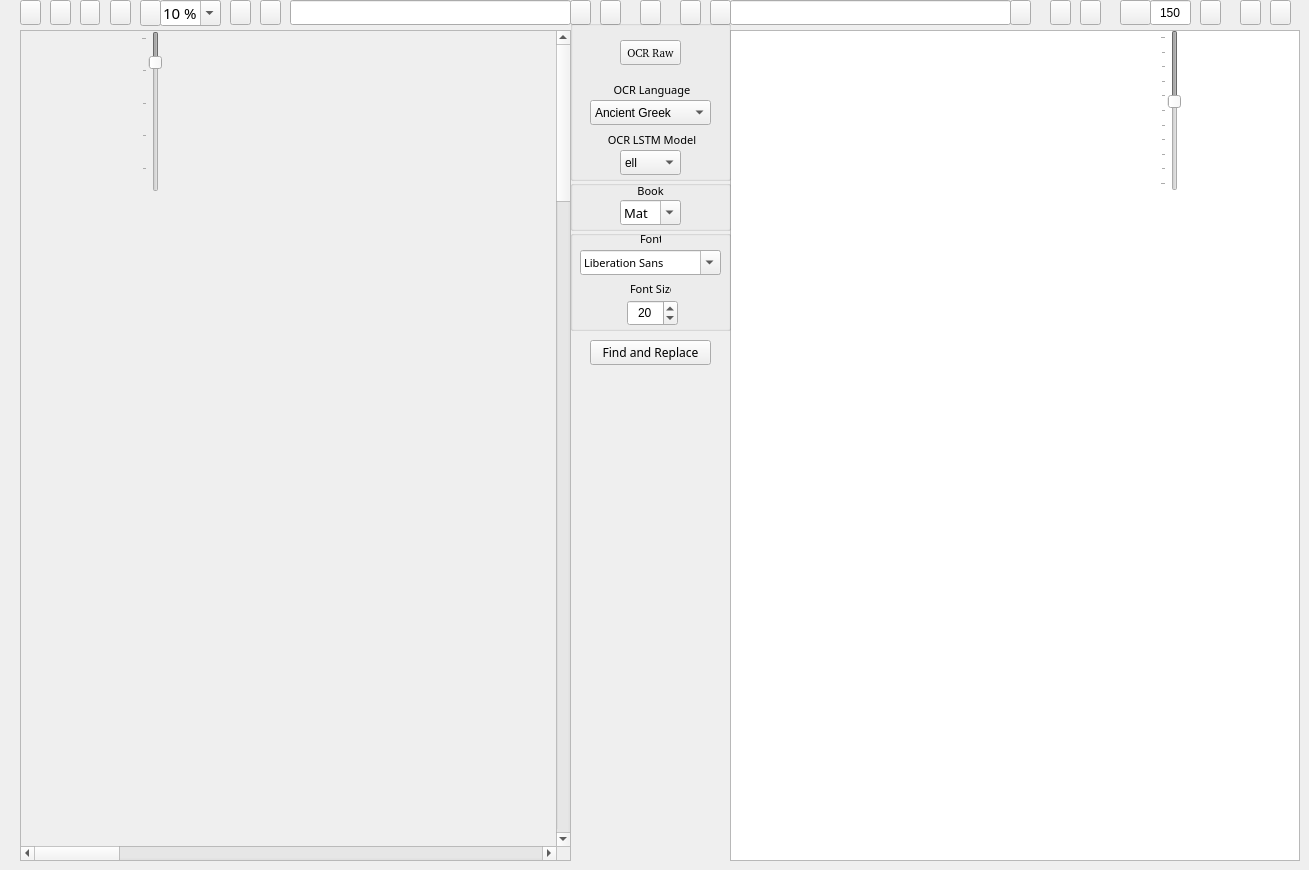
  <widget class="QWidget" name="centralwidget">
   <widget class="QScrollArea" name="ImagescrollArea">
    <property name="geometry">
     <rect>
      <x>20</x>
      <y>30</y>
      <width>551</width>
      <height>831</height>
     </rect>
    </property>
    <property name="sizePolicy">
     <sizepolicy hsizetype="Preferred" vsizetype="Preferred">
      <horstretch>0</horstretch>
      <verstretch>0</verstretch>
     </sizepolicy>
    </property>
    <property name="minimumSize">
     <size>
      <width>501</width>
      <height>600</height>
     </size>
    </property>
    <property name="widgetResizable">
     <bool>true</bool>
    </property>
    <property name="alignment">
     <set>Qt::AlignLeading|Qt::AlignLeft|Qt::AlignTop</set>
    </property>
    <widget class="QWidget" name="ImagescrollAreaWidgetContents">
     <property name="geometry">
      <rect>
       <x>0</x>
       <y>0</y>
       <width>3200</width>
       <height>4800</height>
      </rect>
     </property>
     <property name="sizePolicy">
      <sizepolicy hsizetype="Minimum" vsizetype="Minimum">
       <horstretch>0</horstretch>
       <verstretch>0</verstretch>
      </sizepolicy>
     </property>
     <property name="minimumSize">
      <size>
       <width>3200</width>
       <height>4800</height>
      </size>
     </property>
     <property name="sizeIncrement">
      <size>
       <width>0</width>
       <height>0</height>
      </size>
     </property>
     <property name="baseSize">
      <size>
       <width>520</width>
       <height>700</height>
      </size>
     </property>
     <widget class="QLabel" name="Image">
      <property name="geometry">
       <rect>
        <x>0</x>
        <y>2</y>
        <width>6800</width>
        <height>9600</height>
       </rect>
      </property>
      <property name="sizePolicy">
       <sizepolicy hsizetype="Expanding" vsizetype="Expanding">
        <horstretch>0</horstretch>
        <verstretch>0</verstretch>
       </sizepolicy>
      </property>
      <property name="minimumSize">
       <size>
        <width>3400</width>
        <height>4800</height>
       </size>
      </property>
      <property name="baseSize">
       <size>
        <width>520</width>
        <height>700</height>
       </size>
      </property>
      <property name="text">
       <string/>
      </property>
      <property name="scaledContents">
       <bool>false</bool>
      </property>
      <property name="alignment">
       <set>Qt::AlignLeading|Qt::AlignLeft|Qt::AlignTop</set>
      </property>
     </widget>
     <widget class="QSlider" name="Zoomslider">
      <property name="enabled">
       <bool>false</bool>
      </property>
      <property name="geometry">
       <rect>
        <x>120</x>
        <y>0</y>
        <width>21</width>
        <height>161</height>
       </rect>
      </property>
      <property name="toolTip">
       <string>Set current text line spacing</string>
      </property>
      <property name="minimum">
       <number>10</number>
      </property>
      <property name="maximum">
       <number>100</number>
      </property>
      <property name="singleStep">
       <number>1</number>
      </property>
      <property name="pageStep">
       <number>20</number>
      </property>
      <property name="value">
       <number>25</number>
      </property>
      <property name="sliderPosition">
       <number>25</number>
      </property>
      <property name="orientation">
       <enum>Qt::Vertical</enum>
      </property>
      <property name="invertedAppearance">
       <bool>true</bool>
      </property>
      <property name="tickPosition">
       <enum>QSlider::TicksAbove</enum>
      </property>
     </widget>
    </widget>
   </widget>
   <widget class="QLineEdit" name="ImageLE">
    <property name="geometry">
     <rect>
      <x>290</x>
      <y>0</y>
      <width>281</width>
      <height>25</height>
     </rect>
    </property>
    <property name="toolTip">
     <string>Current image name</string>
    </property>
   </widget>
   <widget class="QPushButton" name="EditCorrectedTextbutton">
    <property name="geometry">
     <rect>
      <x>1010</x>
      <y>0</y>
      <width>21</width>
      <height>25</height>
     </rect>
    </property>
    <property name="font">
     <font>
      <family>FROMVS [MAXR]</family>
      <pointsize>8</pointsize>
      <weight>50</weight>
      <italic>false</italic>
      <bold>false</bold>
     </font>
    </property>
    <property name="toolTip">
     <string>Open current text(.txt,.csv) file</string>
    </property>
    <property name="text">
     <string/>
    </property>
    <property name="icon">
     <iconset resource="../UI_Icons.qrc">
      <normaloff>:/Icons/Icons/folder-open-document-text.png</normaloff>:/Icons/Icons/folder-open-document-text.png</iconset>
    </property>
   </widget>
   <widget class="QPushButton" name="SaveAsOCRCorrTextbutton">
    <property name="geometry">
     <rect>
      <x>1240</x>
      <y>0</y>
      <width>21</width>
      <height>25</height>
     </rect>
    </property>
    <property name="font">
     <font>
      <family>FROMVS [MAXR]</family>
      <pointsize>8</pointsize>
      <weight>50</weight>
      <italic>false</italic>
      <bold>false</bold>
     </font>
    </property>
    <property name="toolTip">
     <string>Save current text file as...</string>
    </property>
    <property name="text">
     <string/>
    </property>
    <property name="icon">
     <iconset resource="../UI_Icons.qrc">
      <normaloff>:/Icons/Icons/disk-rename.png</normaloff>:/Icons/Icons/disk-rename.png</iconset>
    </property>
   </widget>
   <widget class="QPushButton" name="SaveOCRCorrTextbutton">
    <property name="geometry">
     <rect>
      <x>1270</x>
      <y>0</y>
      <width>21</width>
      <height>25</height>
     </rect>
    </property>
    <property name="font">
     <font>
      <family>FROMVS [MAXR]</family>
      <pointsize>8</pointsize>
      <weight>50</weight>
      <italic>false</italic>
      <bold>false</bold>
     </font>
    </property>
    <property name="toolTip">
     <string>Overwrite current text file</string>
    </property>
    <property name="text">
     <string/>
    </property>
    <property name="icon">
     <iconset resource="../UI_Icons.qrc">
      <normaloff>:/Icons/Icons/disk.png</normaloff>:/Icons/Icons/disk.png</iconset>
    </property>
   </widget>
   <widget class="QTextEdit" name="OCRText">
    <property name="geometry">
     <rect>
      <x>730</x>
      <y>30</y>
      <width>570</width>
      <height>831</height>
     </rect>
    </property>
    <property name="minimumSize">
     <size>
      <width>540</width>
      <height>600</height>
     </size>
    </property>
    <property name="font">
     <font>
      <family>FROMVS</family>
      <pointsize>8</pointsize>
      <weight>50</weight>
      <italic>false</italic>
      <bold>false</bold>
     </font>
    </property>
   </widget>
   <widget class="QPushButton" name="reloadTextbutton">
    <property name="geometry">
     <rect>
      <x>710</x>
      <y>0</y>
      <width>21</width>
      <height>25</height>
     </rect>
    </property>
    <property name="toolTip">
     <string>Reload current text</string>
    </property>
    <property name="text">
     <string/>
    </property>
    <property name="icon">
     <iconset resource="../UI_Icons.qrc">
      <normaloff>:/Icons/Icons/reload-text.png</normaloff>:/Icons/Icons/reload-text.png</iconset>
    </property>
   </widget>
   <widget class="QPushButton" name="reloadImagebutton">
    <property name="geometry">
     <rect>
      <x>570</x>
      <y>0</y>
      <width>21</width>
      <height>25</height>
     </rect>
    </property>
    <property name="toolTip">
     <string>Reload current image</string>
    </property>
    <property name="text">
     <string/>
    </property>
    <property name="icon">
     <iconset resource="../UI_Icons.qrc">
      <normaloff>:/Icons/Icons/reload.png</normaloff>:/Icons/Icons/reload.png</iconset>
    </property>
   </widget>
   <widget class="QPushButton" name="PrevImgButton">
    <property name="geometry">
     <rect>
      <x>230</x>
      <y>0</y>
      <width>21</width>
      <height>25</height>
     </rect>
    </property>
    <property name="toolTip">
     <string>Previous current image - !pair independent</string>
    </property>
    <property name="text">
     <string/>
    </property>
    <property name="icon">
     <iconset resource="../UI_Icons.qrc">
      <normaloff>:/Icons/Icons/back_image.png</normaloff>:/Icons/Icons/back_image.png</iconset>
    </property>
   </widget>
   <widget class="QPushButton" name="NextImgButton">
    <property name="geometry">
     <rect>
      <x>260</x>
      <y>0</y>
      <width>21</width>
      <height>25</height>
     </rect>
    </property>
    <property name="toolTip">
     <string>Next current image - !pair independent</string>
    </property>
    <property name="text">
     <string/>
    </property>
    <property name="icon">
     <iconset resource="../UI_Icons.qrc">
      <normaloff>:/Icons/Icons/forward_image.png</normaloff>:/Icons/Icons/forward_image.png</iconset>
    </property>
   </widget>
   <widget class="QPushButton" name="PrevTxtButton">
    <property name="geometry">
     <rect>
      <x>1050</x>
      <y>0</y>
      <width>21</width>
      <height>25</height>
     </rect>
    </property>
    <property name="toolTip">
     <string>Previous current text - !pair independent</string>
    </property>
    <property name="text">
     <string/>
    </property>
    <property name="icon">
     <iconset resource="../UI_Icons.qrc">
      <normaloff>:/Icons/Icons/back_text.png</normaloff>:/Icons/Icons/back_text.png</iconset>
    </property>
   </widget>
   <widget class="QPushButton" name="NextTxtButton">
    <property name="geometry">
     <rect>
      <x>1080</x>
      <y>0</y>
      <width>21</width>
      <height>25</height>
     </rect>
    </property>
    <property name="toolTip">
     <string>Next current text - !pair independent</string>
    </property>
    <property name="text">
     <string/>
    </property>
    <property name="icon">
     <iconset resource="../UI_Icons.qrc">
      <normaloff>:/Icons/Icons/forward_text.png</normaloff>:/Icons/Icons/forward_text.png</iconset>
    </property>
   </widget>
   <widget class="QPushButton" name="BothNextButton">
    <property name="geometry">
     <rect>
      <x>680</x>
      <y>0</y>
      <width>21</width>
      <height>25</height>
     </rect>
    </property>
    <property name="toolTip">
     <string>Next current image|text pair</string>
    </property>
    <property name="text">
     <string/>
    </property>
    <property name="icon">
     <iconset resource="../UI_Icons.qrc">
      <normaloff>:/Icons/Icons/ui-button-navigation.png</normaloff>:/Icons/Icons/ui-button-navigation.png</iconset>
    </property>
   </widget>
   <widget class="QPushButton" name="BothPrevButton">
    <property name="geometry">
     <rect>
      <x>600</x>
      <y>0</y>
      <width>21</width>
      <height>25</height>
     </rect>
    </property>
    <property name="toolTip">
     <string>Previous current image|text pair</string>
    </property>
    <property name="text">
     <string/>
    </property>
    <property name="icon">
     <iconset resource="../UI_Icons.qrc">
      <normaloff>:/Icons/Icons/ui-button-navigation-back.png</normaloff>:/Icons/Icons/ui-button-navigation-back.png</iconset>
    </property>
   </widget>
   <widget class="QPushButton" name="BothLoadButton">
    <property name="enabled">
     <bool>true</bool>
    </property>
    <property name="geometry">
     <rect>
      <x>640</x>
      <y>0</y>
      <width>21</width>
      <height>25</height>
     </rect>
    </property>
    <property name="toolTip">
     <string>Load current image|text pair</string>
    </property>
    <property name="text">
     <string/>
    </property>
    <property name="icon">
     <iconset resource="../UI_Icons.qrc">
      <normaloff>:/Icons/Icons/documents1.png</normaloff>:/Icons/Icons/documents1.png</iconset>
    </property>
   </widget>
   <widget class="QGroupBox" name="OCRgroupBox">
    <property name="geometry">
     <rect>
      <x>570</x>
      <y>20</y>
      <width>161</width>
      <height>161</height>
     </rect>
    </property>
    <property name="title">
     <string/>
    </property>
    <widget class="QComboBox" name="OCRlangComboBox">
     <property name="geometry">
      <rect>
       <x>20</x>
       <y>80</y>
       <width>121</width>
       <height>25</height>
      </rect>
     </property>
     <property name="toolTip">
      <string>Select OCR language</string>
     </property>
     <property name="locale">
      <locale language="English" country="UnitedStates"/>
     </property>
     <property name="editable">
      <bool>false</bool>
     </property>
     <item>
      <property name="text">
       <string>Ancient Greek</string>
      </property>
     </item>
     <item>
      <property name="text">
       <string>Middle Greek</string>
      </property>
     </item>
     <item>
      <property name="text">
       <string>Modern Greek</string>
      </property>
     </item>
     <item>
      <property name="text">
       <string>Hebrew</string>
      </property>
     </item>
     <item>
      <property name="text">
       <string>Latin</string>
      </property>
     </item>
    </widget>
    <widget class="QLabel" name="OCRlanglabel">
     <property name="geometry">
      <rect>
       <x>40</x>
       <y>60</y>
       <width>81</width>
       <height>20</height>
      </rect>
     </property>
     <property name="font">
      <font>
       <family>FROMVS</family>
       <pointsize>8</pointsize>
       <weight>50</weight>
       <italic>false</italic>
       <bold>false</bold>
      </font>
     </property>
     <property name="text">
      <string> OCR Language</string>
     </property>
     <property name="alignment">
      <set>Qt::AlignCenter</set>
     </property>
    </widget>
    <widget class="QLabel" name="OCRModellabel">
     <property name="geometry">
      <rect>
       <x>30</x>
       <y>110</y>
       <width>101</width>
       <height>20</height>
      </rect>
     </property>
     <property name="font">
      <font>
       <family>FROMVS</family>
       <pointsize>8</pointsize>
       <weight>50</weight>
       <italic>false</italic>
       <bold>false</bold>
      </font>
     </property>
     <property name="toolTip">
      <string>Select OCR LSTM model</string>
     </property>
     <property name="text">
      <string> OCR LSTM Model</string>
     </property>
     <property name="alignment">
      <set>Qt::AlignCenter</set>
     </property>
    </widget>
    <widget class="QComboBox" name="OCRModelComboBox">
     <property name="geometry">
      <rect>
       <x>50</x>
       <y>130</y>
       <width>61</width>
       <height>25</height>
      </rect>
     </property>
     <property name="toolTip">
      <string>Select OCR language model</string>
     </property>
     <property name="locale">
      <locale language="English" country="UnitedStates"/>
     </property>
     <property name="editable">
      <bool>false</bool>
     </property>
     <item>
      <property name="text">
       <string>ell</string>
      </property>
     </item>
     <item>
      <property name="text">
       <string>grc</string>
      </property>
     </item>
     <item>
      <property name="text">
       <string>feg</string>
      </property>
     </item>
     <item>
      <property name="text">
       <string>heb</string>
      </property>
     </item>
     <item>
      <property name="text">
       <string>feh</string>
      </property>
     </item>
     <item>
      <property name="text">
       <string>lat</string>
      </property>
     </item>
     <item>
      <property name="text">
       <string>fel</string>
      </property>
     </item>
    </widget>
    <widget class="QPushButton" name="OCRbutton">
     <property name="geometry">
      <rect>
       <x>50</x>
       <y>20</y>
       <width>61</width>
       <height>25</height>
      </rect>
     </property>
     <property name="font">
      <font>
       <family>FROMVS [MAXR]</family>
       <pointsize>8</pointsize>
       <weight>50</weight>
       <italic>false</italic>
       <bold>false</bold>
      </font>
     </property>
     <property name="toolTip">
      <string>OCR current image</string>
     </property>
     <property name="text">
      <string>OCR Raw</string>
     </property>
     <property name="icon">
      <iconset resource="../UI_Icons.qrc">
       <normaloff>:/Icons/Icons/ocr3.png</normaloff>:/Icons/Icons/ocr3.png</iconset>
     </property>
    </widget>
   </widget>
   <widget class="QLineEdit" name="TextLE">
    <property name="geometry">
     <rect>
      <x>730</x>
      <y>0</y>
      <width>281</width>
      <height>25</height>
     </rect>
    </property>
   </widget>
   <widget class="QGroupBox" name="SessiongroupBox">
    <property name="geometry">
     <rect>
      <x>570</x>
      <y>180</y>
      <width>161</width>
      <height>51</height>
     </rect>
    </property>
    <property name="title">
     <string/>
    </property>
    <widget class="QLabel" name="booklabel">
     <property name="geometry">
      <rect>
       <x>50</x>
       <y>0</y>
       <width>61</width>
       <height>21</height>
      </rect>
     </property>
     <property name="font">
      <font>
       <family>FROMVS</family>
       <pointsize>8</pointsize>
       <weight>50</weight>
       <italic>false</italic>
       <bold>false</bold>
      </font>
     </property>
     <property name="text">
      <string>Book</string>
     </property>
     <property name="alignment">
      <set>Qt::AlignCenter</set>
     </property>
    </widget>
    <widget class="QComboBox" name="bookComboBox">
     <property name="geometry">
      <rect>
       <x>50</x>
       <y>20</y>
       <width>61</width>
       <height>25</height>
      </rect>
     </property>
     <property name="font">
      <font>
       <family>FROMVS</family>
       <pointsize>10</pointsize>
       <weight>50</weight>
       <italic>false</italic>
       <bold>false</bold>
      </font>
     </property>
     <property name="toolTip">
      <string>Bible book current image|text directory</string>
     </property>
     <property name="editable">
      <bool>true</bool>
     </property>
     <item>
      <property name="text">
       <string>Mat</string>
      </property>
     </item>
     <item>
      <property name="text">
       <string>Mar</string>
      </property>
     </item>
     <item>
      <property name="text">
       <string>Luk</string>
      </property>
     </item>
     <item>
      <property name="text">
       <string>Joh</string>
      </property>
     </item>
     <item>
      <property name="text">
       <string>Act</string>
      </property>
     </item>
     <item>
      <property name="text">
       <string>Rom</string>
      </property>
     </item>
     <item>
      <property name="text">
       <string>1Co</string>
      </property>
     </item>
     <item>
      <property name="text">
       <string>2Co</string>
      </property>
     </item>
     <item>
      <property name="text">
       <string>Gal</string>
      </property>
     </item>
     <item>
      <property name="text">
       <string>Eph</string>
      </property>
     </item>
     <item>
      <property name="text">
       <string>Php</string>
      </property>
     </item>
     <item>
      <property name="text">
       <string>Col</string>
      </property>
     </item>
     <item>
      <property name="text">
       <string>1Th</string>
      </property>
     </item>
     <item>
      <property name="text">
       <string>2Th</string>
      </property>
     </item>
     <item>
      <property name="text">
       <string>1Ti</string>
      </property>
     </item>
     <item>
      <property name="text">
       <string>2Ti</string>
      </property>
     </item>
     <item>
      <property name="text">
       <string>Tit</string>
      </property>
     </item>
     <item>
      <property name="text">
       <string>Phm</string>
      </property>
     </item>
     <item>
      <property name="text">
       <string>Heb</string>
      </property>
     </item>
     <item>
      <property name="text">
       <string>Jas</string>
      </property>
     </item>
     <item>
      <property name="text">
       <string>1Pe</string>
      </property>
     </item>
     <item>
      <property name="text">
       <string>2Pe</string>
      </property>
     </item>
     <item>
      <property name="text">
       <string>1Jn</string>
      </property>
     </item>
     <item>
      <property name="text">
       <string>2Jn</string>
      </property>
     </item>
     <item>
      <property name="text">
       <string>3Jn</string>
      </property>
     </item>
     <item>
      <property name="text">
       <string>Jud</string>
      </property>
     </item>
     <item>
      <property name="text">
       <string>Rev</string>
      </property>
     </item>
    </widget>
   </widget>
   <widget class="QGroupBox" name="TextgroupBox">
    <property name="geometry">
     <rect>
      <x>570</x>
      <y>230</y>
      <width>161</width>
      <height>101</height>
     </rect>
    </property>
    <property name="title">
     <string/>
    </property>
    <widget class="QLabel" name="fontlabel">
     <property name="geometry">
      <rect>
       <x>70</x>
       <y>0</y>
       <width>21</width>
       <height>17</height>
      </rect>
     </property>
     <property name="font">
      <font>
       <family>FROMVS</family>
       <pointsize>8</pointsize>
       <weight>50</weight>
       <italic>false</italic>
       <bold>false</bold>
      </font>
     </property>
     <property name="text">
      <string>Font</string>
     </property>
    </widget>
    <widget class="QLabel" name="fontSizelabel">
     <property name="geometry">
      <rect>
       <x>60</x>
       <y>50</y>
       <width>41</width>
       <height>17</height>
      </rect>
     </property>
     <property name="font">
      <font>
       <family>FROMVS</family>
       <pointsize>8</pointsize>
       <weight>50</weight>
       <italic>false</italic>
       <bold>false</bold>
      </font>
     </property>
     <property name="text">
      <string>Font Size</string>
     </property>
    </widget>
    <widget class="QSpinBox" name="fontSizeBox">
     <property name="geometry">
      <rect>
       <x>57</x>
       <y>70</y>
       <width>51</width>
       <height>26</height>
      </rect>
     </property>
     <property name="toolTip">
      <string>Select font size</string>
     </property>
     <property name="alignment">
      <set>Qt::AlignCenter</set>
     </property>
     <property name="minimum">
      <number>6</number>
     </property>
     <property name="maximum">
      <number>30</number>
     </property>
     <property name="value">
      <number>20</number>
     </property>
    </widget>
    <widget class="QFontComboBox" name="fontComboBox">
     <property name="geometry">
      <rect>
       <x>10</x>
       <y>20</y>
       <width>141</width>
       <height>25</height>
      </rect>
     </property>
     <property name="font">
      <font>
       <family>FROMVS</family>
       <pointsize>8</pointsize>
       <weight>50</weight>
       <italic>false</italic>
       <bold>false</bold>
      </font>
     </property>
     <property name="toolTip">
      <string>Select font</string>
     </property>
    </widget>
   </widget>
   <widget class="QComboBox" name="ZoomComboBox">
    <property name="geometry">
     <rect>
      <x>160</x>
      <y>0</y>
      <width>61</width>
      <height>26</height>
     </rect>
    </property>
    <property name="sizePolicy">
     <sizepolicy hsizetype="Preferred" vsizetype="Preferred">
      <horstretch>0</horstretch>
      <verstretch>0</verstretch>
     </sizepolicy>
    </property>
    <property name="font">
     <font>
      <family>FROMVS</family>
      <pointsize>11</pointsize>
      <weight>50</weight>
      <italic>false</italic>
      <bold>false</bold>
     </font>
    </property>
    <property name="toolTip">
     <string>Select current image zoom</string>
    </property>
    <property name="inputMethodHints">
     <set>Qt::ImhNone</set>
    </property>
    <property name="editable">
     <bool>true</bool>
    </property>
    <property name="currentText">
     <string>10 %</string>
    </property>
    <property name="insertPolicy">
     <enum>QComboBox::NoInsert</enum>
    </property>
    <item>
     <property name="text">
      <string>10 %</string>
     </property>
    </item>
    <item>
     <property name="text">
      <string>25 %</string>
     </property>
    </item>
    <item>
     <property name="text">
      <string>50 %</string>
     </property>
    </item>
    <item>
     <property name="text">
      <string>100 %</string>
     </property>
    </item>
    <item>
     <property name="text">
      <string>200 %</string>
     </property>
    </item>
   </widget>
   <widget class="QPushButton" name="Zoombutton">
    <property name="enabled">
     <bool>true</bool>
    </property>
    <property name="geometry">
     <rect>
      <x>140</x>
      <y>0</y>
      <width>21</width>
      <height>26</height>
     </rect>
    </property>
    <property name="font">
     <font>
      <family>FROMVS</family>
      <pointsize>8</pointsize>
      <weight>50</weight>
      <italic>false</italic>
      <bold>false</bold>
     </font>
    </property>
    <property name="toolTip">
     <string>Zoom decorator</string>
    </property>
    <property name="text">
     <string/>
    </property>
    <property name="icon">
     <iconset resource="../UI_Icons.qrc">
      <normaloff>:/Icons/Icons/image-resize1.png</normaloff>:/Icons/Icons/image-resize1.png</iconset>
    </property>
   </widget>
   <widget class="QSlider" name="LHslider">
    <property name="enabled">
     <bool>false</bool>
    </property>
    <property name="geometry">
     <rect>
      <x>1160</x>
      <y>30</y>
      <width>21</width>
      <height>161</height>
     </rect>
    </property>
    <property name="toolTip">
     <string>Set current text line spacing</string>
    </property>
    <property name="minimum">
     <number>100</number>
    </property>
    <property name="maximum">
     <number>200</number>
    </property>
    <property name="singleStep">
     <number>2</number>
    </property>
    <property name="pageStep">
     <number>10</number>
    </property>
    <property name="value">
     <number>144</number>
    </property>
    <property name="sliderPosition">
     <number>144</number>
    </property>
    <property name="orientation">
     <enum>Qt::Vertical</enum>
    </property>
    <property name="invertedAppearance">
     <bool>true</bool>
    </property>
    <property name="tickPosition">
     <enum>QSlider::TicksAbove</enum>
    </property>
   </widget>
   <widget class="QLineEdit" name="LHlineEdit">
    <property name="geometry">
     <rect>
      <x>1150</x>
      <y>0</y>
      <width>41</width>
      <height>25</height>
     </rect>
    </property>
    <property name="toolTip">
     <string>Current text line spacing</string>
    </property>
    <property name="text">
     <string>150</string>
    </property>
    <property name="maxLength">
     <number>32767</number>
    </property>
    <property name="alignment">
     <set>Qt::AlignCenter</set>
    </property>
    <property name="placeholderText">
     <string>150</string>
    </property>
    <property name="clearButtonEnabled">
     <bool>false</bool>
    </property>
   </widget>
   <widget class="QPushButton" name="LHDialogtbutton">
    <property name="enabled">
     <bool>true</bool>
    </property>
    <property name="geometry">
     <rect>
      <x>1120</x>
      <y>0</y>
      <width>31</width>
      <height>25</height>
     </rect>
    </property>
    <property name="font">
     <font>
      <family>FROMVS [MAXR]</family>
      <pointsize>8</pointsize>
      <weight>50</weight>
      <italic>false</italic>
      <bold>false</bold>
     </font>
    </property>
    <property name="toolTip">
     <string>Enable line spacing slider</string>
    </property>
    <property name="text">
     <string/>
    </property>
    <property name="icon">
     <iconset resource="../UI_Icons.qrc">
      <normaloff>:/Icons/Icons/edit-line-spacing.png</normaloff>:/Icons/Icons/edit-line-spacing.png</iconset>
    </property>
   </widget>
   <widget class="QPushButton" name="MyWriterbutton">
    <property name="geometry">
     <rect>
      <x>1200</x>
      <y>0</y>
      <width>21</width>
      <height>25</height>
     </rect>
    </property>
    <property name="toolTip">
     <string>Edit current text(.txt) file with OpenOffice Writer</string>
    </property>
    <property name="text">
     <string/>
    </property>
    <property name="icon">
     <iconset resource="../UI_Icons.qrc">
      <normaloff>:/Icons/Icons/BiblionWriter.png</normaloff>:/Icons/Icons/BiblionWriter.png</iconset>
    </property>
   </widget>
   <widget class="QPushButton" name="FindReplacebutton">
    <property name="geometry">
     <rect>
      <x>590</x>
      <y>340</y>
      <width>121</width>
      <height>25</height>
     </rect>
    </property>
    <property name="font">
     <font>
      <family>FROMVS</family>
      <pointsize>9</pointsize>
      <weight>50</weight>
      <italic>false</italic>
      <bold>false</bold>
     </font>
    </property>
    <property name="text">
     <string>Find and Replace</string>
    </property>
    <property name="icon">
     <iconset resource="../UI_Icons.qrc">
      <normaloff>:/Icons/Icons/search.png</normaloff>:/Icons/Icons/search.png</iconset>
    </property>
   </widget>
   <widget class="QPushButton" name="imageScannerbutton">
    <property name="geometry">
     <rect>
      <x>80</x>
      <y>0</y>
      <width>20</width>
      <height>25</height>
     </rect>
    </property>
    <property name="toolTip">
     <string>Scan image</string>
    </property>
    <property name="text">
     <string/>
    </property>
    <property name="icon">
     <iconset resource="../UI_Icons.qrc">
      <normaloff>:/Icons/Icons/scanner.png</normaloff>:/Icons/Icons/scanner.png</iconset>
    </property>
   </widget>
   <widget class="QPushButton" name="OpenImageFilebutton">
    <property name="geometry">
     <rect>
      <x>50</x>
      <y>0</y>
      <width>21</width>
      <height>25</height>
     </rect>
    </property>
    <property name="font">
     <font>
      <family>FROMVS [MAXR]</family>
      <pointsize>8</pointsize>
      <weight>50</weight>
      <italic>false</italic>
      <bold>false</bold>
     </font>
    </property>
    <property name="toolTip">
     <string>Open current image</string>
    </property>
    <property name="text">
     <string/>
    </property>
    <property name="icon">
     <iconset resource="../UI_Icons.qrc">
      <normaloff>:/Icons/Icons/folder-open-image.png</normaloff>:/Icons/Icons/folder-open-image.png</iconset>
    </property>
   </widget>
   <widget class="QPushButton" name="MyPixlerbutton">
    <property name="geometry">
     <rect>
      <x>110</x>
      <y>0</y>
      <width>21</width>
      <height>25</height>
     </rect>
    </property>
    <property name="toolTip">
     <string>Edit images with Pixer</string>
    </property>
    <property name="text">
     <string/>
    </property>
    <property name="icon">
     <iconset resource="../UI_Icons.qrc">
      <normaloff>:/Icons/Icons/BiblionPixler1.png</normaloff>:/Icons/Icons/BiblionPixler1.png</iconset>
    </property>
   </widget>
   <widget class="QPushButton" name="MyExplorerbutton">
    <property name="geometry">
     <rect>
      <x>20</x>
      <y>0</y>
      <width>21</width>
      <height>25</height>
     </rect>
    </property>
    <property name="font">
     <font>
      <family>FROMVS [MAXR]</family>
      <pointsize>8</pointsize>
      <weight>50</weight>
      <italic>false</italic>
      <bold>false</bold>
     </font>
    </property>
    <property name="toolTip">
     <string>Open current image</string>
    </property>
    <property name="text">
     <string/>
    </property>
    <property name="icon">
     <iconset resource="../UI_Icons.qrc">
      <normaloff>:/Icons/Icons/BiblionExplorer.png</normaloff>:/Icons/Icons/BiblionExplorer.png</iconset>
    </property>
   </widget>
  </widget>
